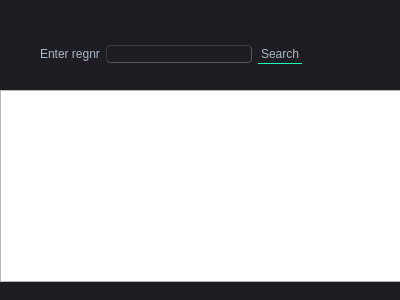
<?xml version="1.0" encoding="UTF-8"?>
<ui version="4.0">
 <class>seachcar</class>
 <widget class="QDialog" name="seachcar">
  <property name="geometry">
   <rect>
    <x>0</x>
    <y>0</y>
    <width>400</width>
    <height>300</height>
   </rect>
  </property>
  <property name="windowTitle">
   <string>Dialog</string>
  </property>
  <property name="styleSheet">
   <string notr="true">QMainWindow {
	background-color:#1e1d23;
}
QDialog {
	background-color:#1e1d23;
}
QColorDialog {
	background-color:#1e1d23;
}
QTextEdit {
	background-color:#1e1d23;
	color: #a9b7c6;
}
QPlainTextEdit {
	selection-background-color:#007b50;
	background-color:#1e1d23;
	border-style: solid;
	border-top-color: transparent;
	border-right-color: transparent;
	border-left-color: transparent;
	border-bottom-color: transparent;
	border-width: 1px;
	color: #a9b7c6;
}
QPushButton{
	border-style: solid;
	border-top-color: transparent;
	border-right-color: transparent;
	border-left-color: transparent;
	border-bottom-color: transparent;
	border-width: 1px;
	border-style: solid;
	color: #a9b7c6;
	padding: 2px;
	background-color: #1e1d23;
}
QPushButton::default{
	border-style: inset;
	border-top-color: transparent;
	border-right-color: transparent;
	border-left-color: transparent;
	border-bottom-color: #04b97f;
	border-width: 1px;
	color: #a9b7c6;
	padding: 2px;
	background-color: #1e1d23;
}
QToolButton {
	border-style: solid;
	border-top-color: transparent;
	border-right-color: transparent;
	border-left-color: transparent;
	border-bottom-color: #04b97f;
	border-bottom-width: 1px;
	border-style: solid;
	color: #a9b7c6;
	padding: 2px;
	background-color: #1e1d23;
}
QToolButton:hover{
	border-style: solid;
	border-top-color: transparent;
	border-right-color: transparent;
	border-left-color: transparent;
	border-bottom-color: #37efba;
	border-bottom-width: 2px;
	border-style: solid;
	color: #FFFFFF;
	padding-bottom: 1px;
	background-color: #1e1d23;
}
QPushButton:hover{
	border-style: solid;
	border-top-color: transparent;
	border-right-color: transparent;
	border-left-color: transparent;
	border-bottom-color: #37efba;
	border-bottom-width: 1px;
	border-style: solid;
	color: #FFFFFF;
	padding-bottom: 2px;
	background-color: #1e1d23;
}
QPushButton:pressed{
	border-style: solid;
	border-top-color: transparent;
	border-right-color: transparent;
	border-left-color: transparent;
	border-bottom-color: #37efba;
	border-bottom-width: 2px;
	border-style: solid;
	color: #37efba;
	padding-bottom: 1px;
	background-color: #1e1d23;
}
QPushButton:disabled{
	border-style: solid;
	border-top-color: transparent;
	border-right-color: transparent;
	border-left-color: transparent;
	border-bottom-color: #808086;
	border-bottom-width: 2px;
	border-style: solid;
	color: #808086;
	padding-bottom: 1px;
	background-color: #1e1d23;
}
QLineEdit {
	border-width: 1px; border-radius: 4px;
	border-color: rgb(58, 58, 58);
	border-style: inset;
	padding: 0 8px;
	color: #a9b7c6;
	background:#1e1d23;
	selection-background-color:#007b50;
	selection-color: #FFFFFF;
}
QLabel {
	color: #a9b7c6;
}
QLCDNumber {
	color: #37e6b4;
}
QProgressBar {
	text-align: center;
	color: rgb(240, 240, 240);
	border-width: 1px; 
	border-radius: 10px;
	border-color: rgb(58, 58, 58);
	border-style: inset;
	background-color:#1e1d23;
}
QProgressBar::chunk {
	background-color: #04b97f;
	border-radius: 5px;
}
QMenuBar {
	background-color: #1e1d23;
}
QMenuBar::item {
	color: #a9b7c6;
  	spacing: 3px;
  	padding: 1px 4px;
  	background: #1e1d23;
}

QMenuBar::item:selected {
  	background:#1e1d23;
	color: #FFFFFF;
}
QMenu::item:selected {
	border-style: solid;
	border-top-color: transparent;
	border-right-color: transparent;
	border-left-color: #04b97f;
	border-bottom-color: transparent;
	border-left-width: 2px;
	color: #FFFFFF;
	padding-left:15px;
	padding-top:4px;
	padding-bottom:4px;
	padding-right:7px;
	background-color: #1e1d23;
}
QMenu::item {
	border-style: solid;
	border-top-color: transparent;
	border-right-color: transparent;
	border-left-color: transparent;
	border-bottom-color: transparent;
	border-bottom-width: 1px;
	border-style: solid;
	color: #a9b7c6;
	padding-left:17px;
	padding-top:4px;
	padding-bottom:4px;
	padding-right:7px;
	background-color: #1e1d23;
}
QMenu{
	background-color:#1e1d23;
}
QTabWidget {
	color:rgb(0,0,0);
	background-color:#1e1d23;
}
QTabWidget::pane {
		border-color: rgb(77,77,77);
		background-color:#1e1d23;
		border-style: solid;
		border-width: 1px;
    	border-radius: 6px;
}
QTabBar::tab {
	border-style: solid;
	border-top-color: transparent;
	border-right-color: transparent;
	border-left-color: transparent;
	border-bottom-color: transparent;
	border-bottom-width: 1px;
	border-style: solid;
	color: #808086;
	padding: 3px;
	margin-left:3px;
	background-color: #1e1d23;
}
QTabBar::tab:selected, QTabBar::tab:last:selected, QTabBar::tab:hover {
  	border-style: solid;
	border-top-color: transparent;
	border-right-color: transparent;
	border-left-color: transparent;
	border-bottom-color: #04b97f;
	border-bottom-width: 2px;
	border-style: solid;
	color: #FFFFFF;
	padding-left: 3px;
	padding-bottom: 2px;
	margin-left:3px;
	background-color: #1e1d23;
}

QCheckBox {
	color: #a9b7c6;
	padding: 2px;
}
QCheckBox:disabled {
	color: #808086;
	padding: 2px;
}

QCheckBox:hover {
	border-radius:4px;
	border-style:solid;
	padding-left: 1px;
	padding-right: 1px;
	padding-bottom: 1px;
	padding-top: 1px;
	border-width:1px;
	border-color: rgb(87, 97, 106);
	background-color:#1e1d23;
}
QCheckBox::indicator:checked {

	height: 10px;
	width: 10px;
	border-style:solid;
	border-width: 1px;
	border-color: #04b97f;
	color: #a9b7c6;
	background-color: #04b97f;
}
QCheckBox::indicator:unchecked {

	height: 10px;
	width: 10px;
	border-style:solid;
	border-width: 1px;
	border-color: #04b97f;
	color: #a9b7c6;
	background-color: transparent;
}
QRadioButton {
	color: #a9b7c6;
	background-color: #1e1d23;
	padding: 1px;
}
QRadioButton::indicator:checked {
	height: 10px;
	width: 10px;
	border-style:solid;
	border-radius:5px;
	border-width: 1px;
	border-color: #04b97f;
	color: #a9b7c6;
	background-color: #04b97f;
}
QRadioButton::indicator:!checked {
	height: 10px;
	width: 10px;
	border-style:solid;
	border-radius:5px;
	border-width: 1px;
	border-color: #04b97f;
	color: #a9b7c6;
	background-color: transparent;
}
QStatusBar {
	color:#027f7f;
}
QSpinBox {
	color: #a9b7c6;	
	background-color: #1e1d23;
}
QDoubleSpinBox {
	color: #a9b7c6;	
	background-color: #1e1d23;
}
QTimeEdit {
	color: #a9b7c6;	
	background-color: #1e1d23;
}
QDateTimeEdit {
	color: #a9b7c6;	
	background-color: #1e1d23;
}
QDateEdit {
	color: #a9b7c6;	
	background-color: #1e1d23;
}
QComboBox {
	color: #a9b7c6;	
	background: #1e1d23;
}
QComboBox:editable {
	background: #1e1d23;
	color: #a9b7c6;
	selection-background-color: #1e1d23;
}
QComboBox QAbstractItemView {
	color: #a9b7c6;	
	background: #1e1d23;
	selection-color: #FFFFFF;
	selection-background-color: #1e1d23;
}
QComboBox:!editable:on, QComboBox::drop-down:editable:on {
	color: #a9b7c6;	
	background: #1e1d23;
}
QFontComboBox {
	color: #a9b7c6;	
	background-color: #1e1d23;
}
QToolBox {
	color: #a9b7c6;
	background-color: #1e1d23;
}
QToolBox::tab {
	color: #a9b7c6;
	background-color: #1e1d23;
}
QToolBox::tab:selected {
	color: #FFFFFF;
	background-color: #1e1d23;
}
QScrollArea {
	color: #FFFFFF;
	background-color: #1e1d23;
}
QSlider::groove:horizontal {
	height: 5px;
	background: #04b97f;
}
QSlider::groove:vertical {
	width: 5px;
	background: #04b97f;
}
QSlider::handle:horizontal {
	background: qlineargradient(x1:0, y1:0, x2:1, y2:1, stop:0 #b4b4b4, stop:1 #8f8f8f);
	border: 1px solid #5c5c5c;
	width: 14px;
	margin: -5px 0;
	border-radius: 7px;
}
QSlider::handle:vertical {
	background: qlineargradient(x1:1, y1:1, x2:0, y2:0, stop:0 #b4b4b4, stop:1 #8f8f8f);
	border: 1px solid #5c5c5c;
	height: 14px;
	margin: 0 -5px;
	border-radius: 7px;
}
QSlider::add-page:horizontal {
    background: white;
}
QSlider::add-page:vertical {
    background: white;
}
QSlider::sub-page:horizontal {
    background: #04b97f;
}
QSlider::sub-page:vertical {
    background: #04b97f;
}</string>
  </property>
  <widget class="QTableView" name="tableView">
   <property name="geometry">
    <rect>
     <x>0</x>
     <y>90</y>
     <width>401</width>
     <height>192</height>
    </rect>
   </property>
   <property name="styleSheet">
    <string notr="true"/>
   </property>
  </widget>
  <widget class="QWidget" name="">
   <property name="geometry">
    <rect>
     <x>40</x>
     <y>40</y>
     <width>262</width>
     <height>28</height>
    </rect>
   </property>
   <layout class="QHBoxLayout" name="horizontalLayout_2">
    <item>
     <layout class="QHBoxLayout" name="horizontalLayout">
      <item>
       <widget class="QLabel" name="label">
        <property name="text">
         <string>Enter regnr</string>
        </property>
       </widget>
      </item>
      <item>
       <widget class="QLineEdit" name="regnr"/>
      </item>
     </layout>
    </item>
    <item>
     <widget class="QPushButton" name="searchbtn">
      <property name="text">
       <string>Search</string>
      </property>
     </widget>
    </item>
   </layout>
  </widget>
 </widget>
 <resources/>
 <connections/>
</ui>
